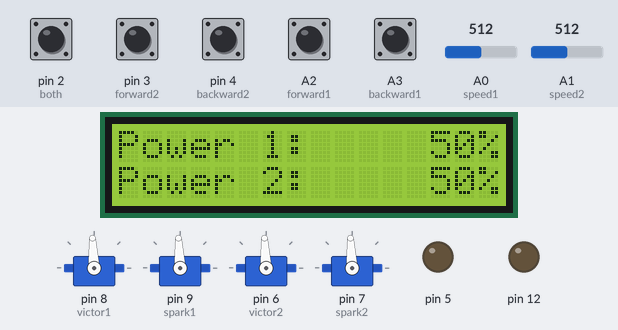
The sketch below on a simulated Arduino Uno, built with avr-gcc and run on an emulated ATmega328P. Parts: 4 × servo, 16×2 character LCD, output pins drawn as LEDs (lit = HIGH). The test bench sets the inputs (shaded band); at power-on: A2 (forward1), A3 (backward1), pin 2 (both), pin 3 (forward2), pin 4 (backward2) HIGH, A0 (speed1) = 512, A1 (speed2) = 512.

Above: at 3.3 s.
3.4 s: pin 3 (forward2) pulled LOW for 0.15 s
At 3.5 s:
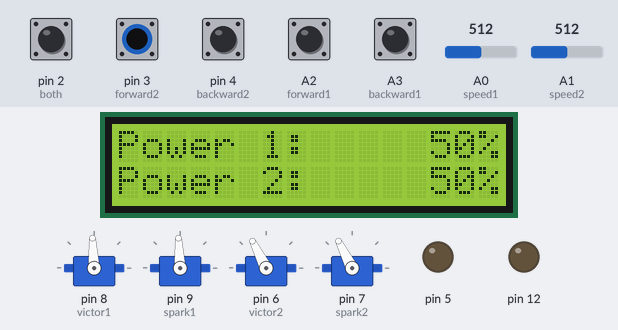
5.0 s: pin 4 (backward2) pulled LOW for 0.15 s
At 5.1 s:
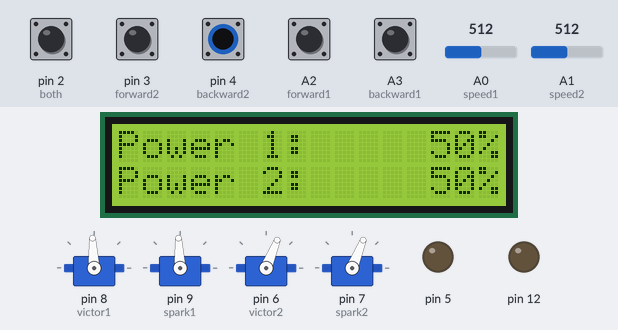
6.6 s: A2 (forward1) pulled LOW for 0.15 s
At 6.7 s:
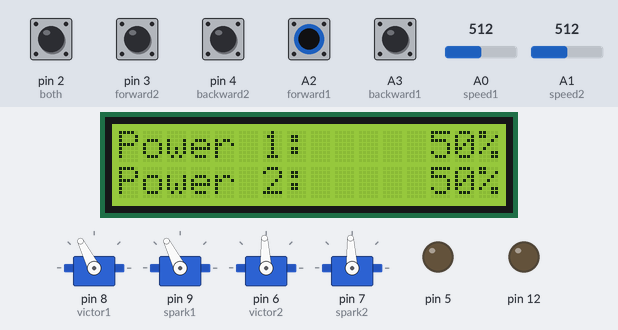
8.2 s: A3 (backward1) pulled LOW for 0.15 s
At 8.3 s:
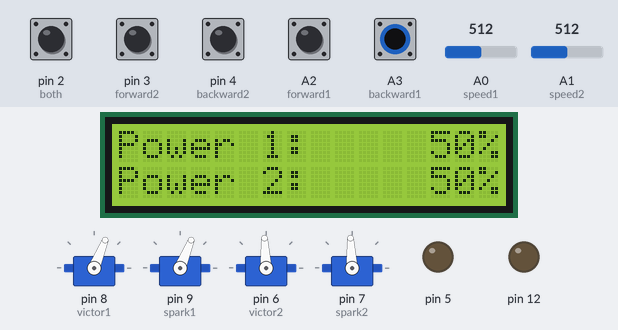
9.8 s: A0 (speed1) set to 716
At 10.3 s:
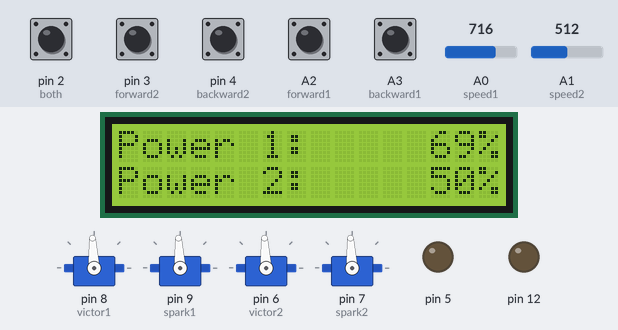
11.3 s: A2 (forward1) pulled LOW for 1 s
At 12.1 s:
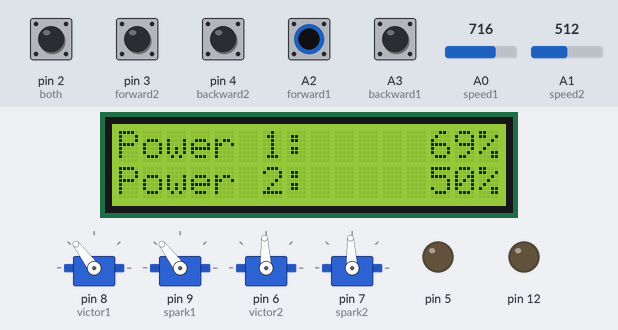
Timing chart, 0 to 14.3 s (numbered marks = the images above; inputs shaded):
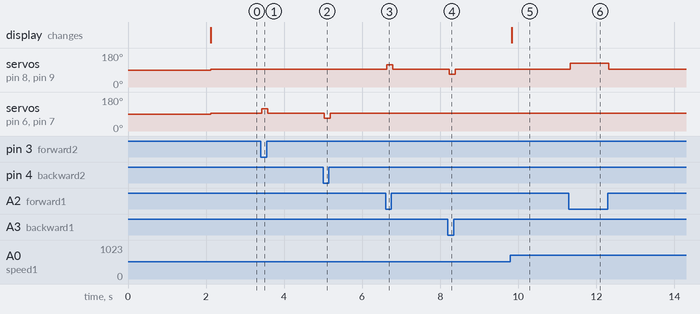

Measured:
- after the input at 3.4 s, servo on pin 6 (victor2), servo on pin 7 (spark2): 93° → 117° at once, → 93° 0.16 s later
- after the input at 5.0 s, servo on pin 6 (victor2), servo on pin 7 (spark2): 93° → 68° at once, → 93° 0.16 s later
- after the input at 6.6 s, servo on pin 8 (victor1), servo on pin 9 (spark1): 93° → 117° at once, → 93° 0.16 s later
- after the input at 8.2 s, servo on pin 8 (victor1), servo on pin 9 (spark1): 93° → 68° at once, → 93° 0.16 s later
- after the input at 9.8 s, the display: changes at once (image 5)
- after the input at 11.3 s, servo on pin 8 (victor1), servo on pin 9 (spark1): 93° → 127° at once, → 93° 0.99 s later

The sketch:

BumbleTester.ino
```cpp
#include <Servo.h>
#include <LiquidCrystal_I2C.h>

Servo victor1, spark1, victor2, spark2;
const int speed1 = A0, speed2 = A1, forward1 = A2, backward1 = A3, forward2 = 3, backward2 = 4, both = 2;
int direction1 = 0, direction2 = 0, power1 = 0, power2 = 0, lastPower1 = 1, lastPower2 = 1, lastDirection1 = 1, lastDirection2 = 1, powerPercentage1 = 1, powerPercentage2 = 1, useBoth = 0;

 LiquidCrystal_I2C lcd(0x27, 16, 2);

void setUpScreen(){
  lcd.clear();
  lcd.print("Power 1: ");
  lcd.setCursor(15, 0);
  lcd.print("%");
  lcd.setCursor(0, 1);
  lcd.print("Power 2: ");
  lcd.setCursor(15, 1);
  lcd.print("%");
}

void readSpeeds(){
  power1 = analogRead(speed1);
  power2 = analogRead(speed2);
  if(useBoth == 1){
    power2 = power1;
  }
  powerPercentage1 = map(power1, 0, 1023, 0, 100);
  powerPercentage2 = map(power2, 0, 1023, 0, 100);
}

void readToggles(){
  // reading toggle 1 direction
  if(!digitalRead(forward1)){
    direction1 = 1;
  }else if(!digitalRead(backward1)){
    direction1 = 2;
  }else{
    direction1 = 0;
  }

  // reading toggle 2 direction
  if(!digitalRead(forward2)){
    direction2 = 1;
  }else if(!digitalRead(backward2)){
    direction2 = 2;
  }else{
    direction2 = 0;
  }
  useBoth = !digitalRead(both);
}

void writePowerToControllers(){
  // getting output for controller 1
  int maxOut = 1500;
  if(direction1 == 1){
    maxOut = 2000;
  }else if(direction1 == 2){
    maxOut = 1000;
  }
  int output1 = map(power1, 0, 1023, 1500, maxOut);

  // getting output for controller 2
  maxOut = 1500;
  if(direction2 == 1){
    maxOut = 2000;
  }else if(direction2 == 2){
    maxOut = 1000;
  }
  int output2 = map(power2, 0, 1023, 1500, maxOut);

  // writing to controllers
  victor1.writeMicroseconds(output1);
  spark1.writeMicroseconds(output1);
  victor2.writeMicroseconds(output2);
  spark2.writeMicroseconds(output2);
}

void showOutputPower(){
  //clear screen
  for(int x = 12; x < 15; x++){
    lcd.setCursor(x, 0);
    lcd.print(" ");
    lcd.setCursor(x, 1);
    lcd.print(" ");
  }

  // print motor 1 power
  if(powerPercentage1 == 100){
    lcd.setCursor(12, 0);
  }else{
    lcd.setCursor(13, 0);
  }
  lcd.print(powerPercentage1);


  // print motor 2 power
  if(powerPercentage2 == 100){
    lcd.setCursor(12, 1);
  }else{
    lcd.setCursor(13, 1);
  }
  lcd.print(powerPercentage2);
}

void setup() {
  pinMode(speed1, INPUT);
  pinMode(speed2, INPUT);
  pinMode(forward1, INPUT_PULLUP);
  pinMode(backward1, INPUT_PULLUP);
  pinMode(forward2, INPUT_PULLUP);
  pinMode(backward2, INPUT_PULLUP);
  pinMode(2, INPUT_PULLUP);
  pinMode(5, OUTPUT);
  pinMode(12,OUTPUT);

  digitalWrite(5, 0);
  digitalWrite(12,0);

  victor1.attach(8);
  spark1.attach(9);
  victor2.attach(6);
  spark2.attach(7);

  lcd.init();
  lcd.backlight();
  lcd.setCursor(0, 0);
  lcd.print("Starting");
  lcd.setCursor(0, 1);
  lcd.print("BumbleTester");
  delay(2000);
  setUpScreen();
}

void loop() {
  readToggles();
  readSpeeds();
  if(powerPercentage1 != lastPower1 || powerPercentage2 != lastPower2 || direction1 != lastDirection1 || direction2 != lastDirection2){
    writePowerToControllers();
    showOutputPower();
  }
  lastPower1 = powerPercentage1;
  lastPower2 = powerPercentage2;
  lastDirection1 = direction1;
  lastDirection2 = direction2;
  delay(20);
}
```
